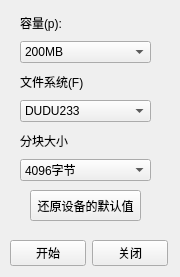
<?xml version="1.0" encoding="UTF-8"?>
<ui version="4.0">
 <class>reformat</class>
 <widget class="QWidget" name="reformat">
  <property name="geometry">
   <rect>
    <x>0</x>
    <y>0</y>
    <width>180</width>
    <height>277</height>
   </rect>
  </property>
  <property name="windowTitle">
   <string>reformat</string>
  </property>
  <widget class="QPushButton" name="restoreDefaultsButton">
   <property name="geometry">
    <rect>
     <x>30</x>
     <y>190</y>
     <width>111</width>
     <height>31</height>
    </rect>
   </property>
   <property name="text">
    <string>还原设备的默认值</string>
   </property>
  </widget>
  <widget class="QWidget" name="layoutWidget">
   <property name="geometry">
    <rect>
     <x>20</x>
     <y>10</y>
     <width>131</width>
     <height>171</height>
    </rect>
   </property>
   <layout class="QVBoxLayout" name="verticalLayout">
    <item>
     <widget class="QLabel" name="label">
      <property name="text">
       <string>容量(p):</string>
      </property>
     </widget>
    </item>
    <item>
     <widget class="QComboBox" name="capacityComboBox">
      <item>
       <property name="text">
        <string>200MB</string>
       </property>
      </item>
      <item>
       <property name="text">
        <string>100MB</string>
       </property>
      </item>
      <item>
       <property name="text">
        <string>50MB</string>
       </property>
      </item>
      <item>
       <property name="text">
        <string>1MB</string>
       </property>
      </item>
      <item>
       <property name="text">
        <string/>
       </property>
      </item>
     </widget>
    </item>
    <item>
     <widget class="QLabel" name="label_2">
      <property name="text">
       <string>文件系统(F)</string>
      </property>
     </widget>
    </item>
    <item>
     <widget class="QComboBox" name="fileSystemComboBox">
      <item>
       <property name="text">
        <string>DUDU233</string>
       </property>
      </item>
     </widget>
    </item>
    <item>
     <widget class="QLabel" name="label_3">
      <property name="text">
       <string>分块大小</string>
      </property>
     </widget>
    </item>
    <item>
     <widget class="QComboBox" name="blockSizeComboBox">
      <item>
       <property name="text">
        <string>4096字节</string>
       </property>
      </item>
      <item>
       <property name="text">
        <string>8192字节</string>
       </property>
      </item>
      <item>
       <property name="text">
        <string>2048 KB</string>
       </property>
      </item>
      <item>
       <property name="text">
        <string>1024 KB</string>
       </property>
      </item>
     </widget>
    </item>
   </layout>
  </widget>
  <widget class="QWidget" name="layoutWidget">
   <property name="geometry">
    <rect>
     <x>10</x>
     <y>240</y>
     <width>158</width>
     <height>26</height>
    </rect>
   </property>
   <layout class="QHBoxLayout" name="horizontalLayout">
    <item>
     <widget class="QPushButton" name="reformatButton">
      <property name="text">
       <string>开始</string>
      </property>
     </widget>
    </item>
    <item>
     <widget class="QPushButton" name="exitButton">
      <property name="text">
       <string>关闭</string>
      </property>
     </widget>
    </item>
   </layout>
  </widget>
 </widget>
 <resources/>
 <connections/>
</ui>
